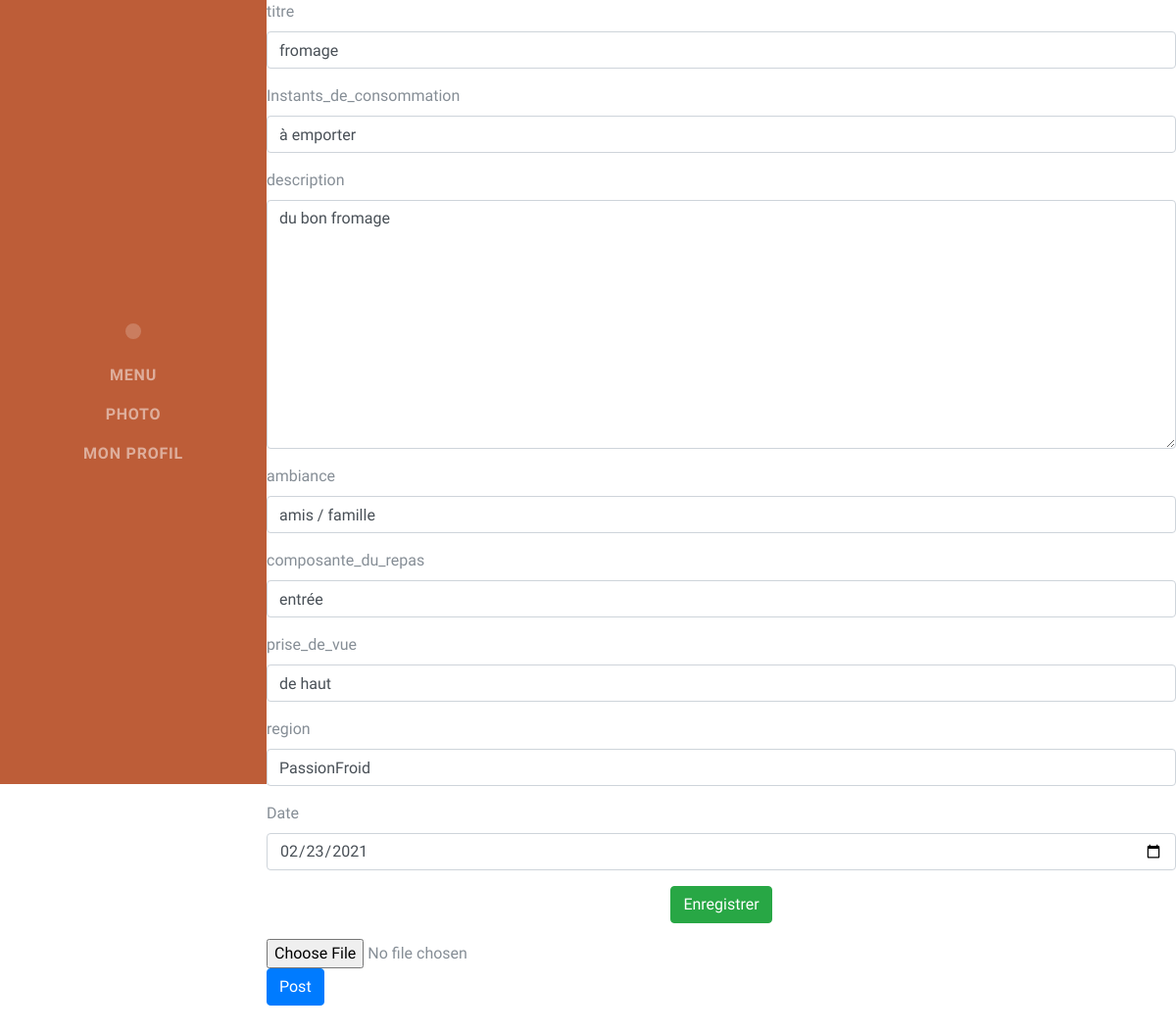
/projet_dev_web/compte/modification.php?IDtable=57, run on the app's committed database.
### tables this page shows
CREATE TABLE `objet_annonce` (
  `id` int(11) NOT NULL,
  `titre` text NOT NULL,
  `Instants_de_consommation` text NOT NULL,
  `description` text NOT NULL,
  `ambiance` text NOT NULL,
  `composante_du_repas` text NOT NULL,
  `prise_de_vue` text NOT NULL,
  `region` text NOT NULL,
  `date` text NOT NULL,
  `statut` text NOT NULL,
  `image` varchar(100) NOT NULL
);

### projet_dev_web/compte/modification.php (the view, shortened to what this page needs)
<!DOCTYPE html>
<html lang="en">
<head>
  <link href="../vendor/bootstrap/css/bootstrap.min.css" rel="stylesheet">
  <link href="../vendor/fontawesome-free/css/all.min.css" rel="stylesheet">
  <link rel="stylesheet" href="https://maxcdn.bootstrapcdn.com/bootstrap/4.0.0/css/bootstrap.min.css">
  <link href="../css/resume.min.css" rel="stylesheet">
</head>
<?php
$db = new PDO('mysql:host=localhost;dbname=projet_web', 'root','');
$req = $db->prepare('SELECT * FROM users');
$executeIsOk = $req->execute();
$liste = $req->fetch();
?>
<body id="page-top">
  <nav class="navbar navbar-expand-lg navbar-dark bg-primary fixed-top" id="sideNav">
    <a class="navbar-brand js-scroll-trigger" href="#page-top">
      <span class="d-none d-lg-block">
      <img class="img-fluid img-profile rounded-circle mx-auto mb-2" src="../images_PP/<?= $liste['image'] ?>" alt="">
      </span>
    </a>
    <div class="collapse navbar-collapse" id="navbarSupportedContent">
      <ul class="navbar-nav">
        <li class="nav-item">
          <a class="nav-link js-scroll-trigger" href="../index2.php">Menu</a>
        </li>
        <li class="nav-item">
          <a class="nav-link js-scroll-trigger" href="annonce.php">Photo</a>
        </li>
        <li class="nav-item">
          <a class="nav-link js-scroll-trigger" href="profile.php">Mon Profil</a>
        </li>
</nav>
  <?php
$db = new PDO('mysql:host=localhost;dbname=projet_web', 'root','');
$req = $db->prepare('SELECT * FROM objet_annonce WHERE id=:num');
$req->bindValue(':num',$_GET['IDtable'],PDO::PARAM_INT);
$executeIsOk = $req->execute();
$liste = $req->fetch();
?>
  <form action="confirm_modif.php" method="post" enctype="multipart/form-data">
    <p>
        <label for="titre">titre</label><br>
        <input type="text" name="titre" class="form-control"  id="exampleFormControlInput1 titre" value="<?= $liste['titre'] ?>">
    </p>
    <p>
        <label for="Instants_de_consommation">Instants_de_consommation</label><br>
        <input type="text" name="prix" class="form-control"  id="exampleFormControlInput1 prix" value="<?= $liste['Instants_de_consommation'] ?>">
    </p>
    <p>
        <label for="description">description</label><br>
        <textarea rows="10" class="form-control" id="exampleFormControlInput1 description" name="description"><?= $liste['description'] ?></textarea>
    </p>
    <p>
        <label for="ambiance">ambiance</label><br>
        <input type="text" name="ambiance" class="form-control"  id="exampleFormControlInput1 ambiance" value="<?= $liste['ambiance'] ?>">
    </p>
    <p>
        <label for="composante_du_repas">composante_du_repas</label><br>
        <input type="text" name="composante_du_repas" class="form-control"  id="exampleFormControlInput1 composante_du_repas" value="<?= $liste['composante_du_repas'] ?>">
    </p>
    <p>
        <label for="prise_de_vue">prise_de_vue</label><br>
        <input type="text" name="prise_de_vue" class="form-control"  id="exampleFormControlInput1 prise_de_vue" value="<?= $liste['prise_de_vue'] ?>">
    </p>
    <p>
        <label for="region">region</label><br>
        <input type="text" name="region" class="form-control"  id="exampleFormControlInput1 region" value="<?= $liste['region'] ?>">
    </p>
    <p>
        <label for="date">Date</label><br>
        <input type="date" name="date" class="form-control"  id="exampleFormControlInput1 date" value="<?= $liste['date'] ?>">
    </p>
    <p><center><input type="submit" class="btn btn-success" value="Enregistrer"></p></center>
</form>
<div>
  <form method="POST" action="confirm_modif_img.php" enctype="multipart/form-data">
  	<div>
  	  <input type="file" name="image">
  	</div>
  	<div>
    <button  name="upload" type="submit" class="btn btn-primary" id="OK">Post</button> <br><br><br><br><br><br>
  	</div>
  </form>
</div>
</body>
</head>

### data on the page
objet_annonce: titre "fromage", prix "à emporter", description "du bon fromage", ambiance "amis / famille", composante_du_repas "entrée", prise_de_vue "de haut", region "PassionFroid", date "02/23/2021"
